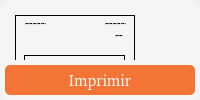
            <widget class="QWidget" name="page_25">
             <layout class="QVBoxLayout" name="verticalLayout_40">
              <property name="spacing">
               <number>0</number>
              </property>
              <property name="leftMargin">
               <number>0</number>
              </property>
              <property name="topMargin">
               <number>0</number>
              </property>
              <property name="rightMargin">
               <number>0</number>
              </property>
              <property name="bottomMargin">
               <number>0</number>
              </property>
              <item>
               <widget class="QFrame" name="frame_23">
                <property name="styleSheet">
                 <string notr="true">#frame_23{
	background-color: rgb(245, 245, 245);
	border-radius: 10px;
}</string>
                </property>
                <property name="frameShape">
                 <enum>QFrame::NoFrame</enum>
                </property>
                <property name="frameShadow">
                 <enum>QFrame::Raised</enum>
                </property>
                <layout class="QVBoxLayout" name="verticalLayout_18">
                 <property name="spacing">
                  <number>5</number>
                 </property>
                 <property name="leftMargin">
                  <number>5</number>
                 </property>
                 <property name="topMargin">
                  <number>5</number>
                 </property>
                 <property name="rightMargin">
                  <number>5</number>
                 </property>
                 <property name="bottomMargin">
                  <number>5</number>
                 </property>
                 <item>
                  <widget class="QWidget" name="widget" native="true">
                   <property name="styleSheet">
                    <string notr="true">#widget{
	background-color: transparent;
}</string>
                   </property>
                   <widget class="QFrame" name="frame_24">
                    <property name="geometry">
                     <rect>
                      <x>10</x>
                      <y>10</y>
                      <width>120</width>
                      <height>181</height>
                     </rect>
                    </property>
                    <property name="styleSheet">
                     <string notr="true">
QFrame{
	border:1px solid rgb(0, 0, 0) ;
	background-color: transparent;
}
QLabel{
	border: none;
	background-color: transparent;
}</string>
                    </property>
                    <property name="frameShape">
                     <enum>QFrame::NoFrame</enum>
                    </property>
                    <property name="frameShadow">
                     <enum>QFrame::Raised</enum>
                    </property>
                    <widget class="QFrame" name="frame_25">
                     <property name="geometry">
                      <rect>
                       <x>9</x>
                       <y>40</y>
                       <width>101</width>
                       <height>80</height>
                      </rect>
                     </property>
                     <property name="frameShape">
                      <enum>QFrame::StyledPanel</enum>
                     </property>
                     <property name="frameShadow">
                      <enum>QFrame::Raised</enum>
                     </property>
                     <widget class="QFrame" name="frame_26">
                      <property name="geometry">
                       <rect>
                        <x>0</x>
                        <y>0</y>
                        <width>101</width>
                        <height>80</height>
                       </rect>
                      </property>
                      <property name="frameShape">
                       <enum>QFrame::NoFrame</enum>
                      </property>
                      <property name="frameShadow">
                       <enum>QFrame::Raised</enum>
                      </property>
                     </widget>
                    </widget>
                    <widget class="QFrame" name="frame_27">
                     <property name="geometry">
                      <rect>
                       <x>9</x>
                       <y>130</y>
                       <width>101</width>
                       <height>41</height>
                      </rect>
                     </property>
                     <property name="frameShape">
                      <enum>QFrame::NoFrame</enum>
                     </property>
                     <property name="frameShadow">
                      <enum>QFrame::Raised</enum>
                     </property>
                     <widget class="QLabel" name="label_5">
                      <property name="geometry">
                       <rect>
                        <x>2</x>
                        <y>0</y>
                        <width>21</width>
                        <height>16</height>
                       </rect>
                      </property>
                      <property name="text">
                       <string>--------</string>
                      </property>
                     </widget>
                     <widget class="QLabel" name="label_6">
                      <property name="geometry">
                       <rect>
                        <x>2</x>
                        <y>9</y>
                        <width>21</width>
                        <height>16</height>
                       </rect>
                      </property>
                      <property name="text">
                       <string>--------</string>
                      </property>
                     </widget>
                     <widget class="QLabel" name="label_7">
                      <property name="geometry">
                       <rect>
                        <x>2</x>
                        <y>18</y>
                        <width>21</width>
                        <height>16</height>
                       </rect>
                      </property>
                      <property name="text">
                       <string>--------</string>
                      </property>
                     </widget>
                     <widget class="QLabel" name="label_8">
                      <property name="geometry">
                       <rect>
                        <x>2</x>
                        <y>27</y>
                        <width>21</width>
                        <height>16</height>
                       </rect>
                      </property>
                      <property name="text">
                       <string>--------</string>
                      </property>
                     </widget>
                     <widget class="QLabel" name="label_9">
                      <property name="geometry">
                       <rect>
                        <x>76</x>
                        <y>-1</y>
                        <width>21</width>
                        <height>16</height>
                       </rect>
                      </property>
                      <property name="text">
                       <string>--------</string>
                      </property>
                     </widget>
                    </widget>
                    <widget class="QLabel" name="label">
                     <property name="geometry">
                      <rect>
                       <x>10</x>
                       <y>0</y>
                       <width>21</width>
                       <height>16</height>
                      </rect>
                     </property>
                     <property name="text">
                      <string>--------</string>
                     </property>
                    </widget>
                    <widget class="QLabel" name="label_3">
                     <property name="geometry">
                      <rect>
                       <x>90</x>
                       <y>0</y>
                       <width>21</width>
                       <height>16</height>
                      </rect>
                     </property>
                     <property name="text">
                      <string>--------</string>
                     </property>
                    </widget>
                    <widget class="QLabel" name="label_4">
                     <property name="geometry">
                      <rect>
                       <x>100</x>
                       <y>10</y>
                       <width>20</width>
                       <height>20</height>
                      </rect>
                     </property>
                     <property name="text">
                      <string>--</string>
                     </property>
                    </widget>
                   </widget>
                   <widget class="QFrame" name="frame_28">
                    <property name="geometry">
                     <rect>
                      <x>94</x>
                      <y>156</y>
                      <width>20</width>
                      <height>20</height>
                     </rect>
                    </property>
                    <property name="styleSheet">
                     <string notr="true">QFrame{
	background-color: rgb(243, 116, 53);
}</string>
                    </property>
                    <property name="frameShape">
                     <enum>QFrame::NoFrame</enum>
                    </property>
                    <property name="frameShadow">
                     <enum>QFrame::Raised</enum>
                    </property>
                   </widget>
                   <widget class="QPushButton" name="pushButtonImage">
                    <property name="geometry">
                     <rect>
                      <x>190</x>
                      <y>40</y>
                      <width>128</width>
                      <height>128</height>
                     </rect>
                    </property>
                    <property name="minimumSize">
                     <size>
                      <width>128</width>
                      <height>128</height>
                     </size>
                    </property>
                    <property name="maximumSize">
                     <size>
                      <width>128</width>
                      <height>128</height>
                     </size>
                    </property>
                    <property name="styleSheet">
                     <string notr="true">QPushButton{
	border: 2px solid rgb(45, 45, 45);
	color: rgb(45, 45, 45);
}

QPushButton::hover{
	background-color: rgb(200, 200, 200);
}</string>
                    </property>
                    <property name="text">
                     <string>Selecione
uma imagem</string>
                    </property>
                   </widget>
                  </widget>
                 </item>
                 <item>
                  <widget class="QPushButton" name="printPDF_button">
                   <property name="minimumSize">
                    <size>
                     <width>120</width>
                     <height>30</height>
                    </size>
                   </property>
                   <property name="font">
                    <font>
                     <family>:/plugins/StaraMaps/Roboto-Regular.ttf</family>
                     <pointsize>12</pointsize>
                     <weight>50</weight>
                     <italic>false</italic>
                     <bold>false</bold>
                    </font>
                   </property>
                   <property name="styleSheet">
                    <string notr="true">QPushButton{
	background-color: rgb(243, 116, 53);
	border: none;	
	color: rgb(250, 250, 250);
	border-radius: 5px;
	font: 12pt url(:/plugins/StaraMaps/Roboto-Regular.ttf);
}

QPushButton::hover{
	background-color: rgb(233, 106, 43);
}

QPushButton::pressed{
	background-color: rgb(223, 96, 33);
}
QPushButton:disabled{
	background-color: rgb(245, 245, 245);
	border: 2px solid rgba(100, 100, 100, 40);
	color: rgb(100, 100, 100, 40);
}</string>
                   </property>
                   <property name="text">
                    <string>Imprimir</string>
                   </property>
                  </widget>
                 </item>
                </layout>
               </widget>
              </item>
             </layout>
            </widget>
